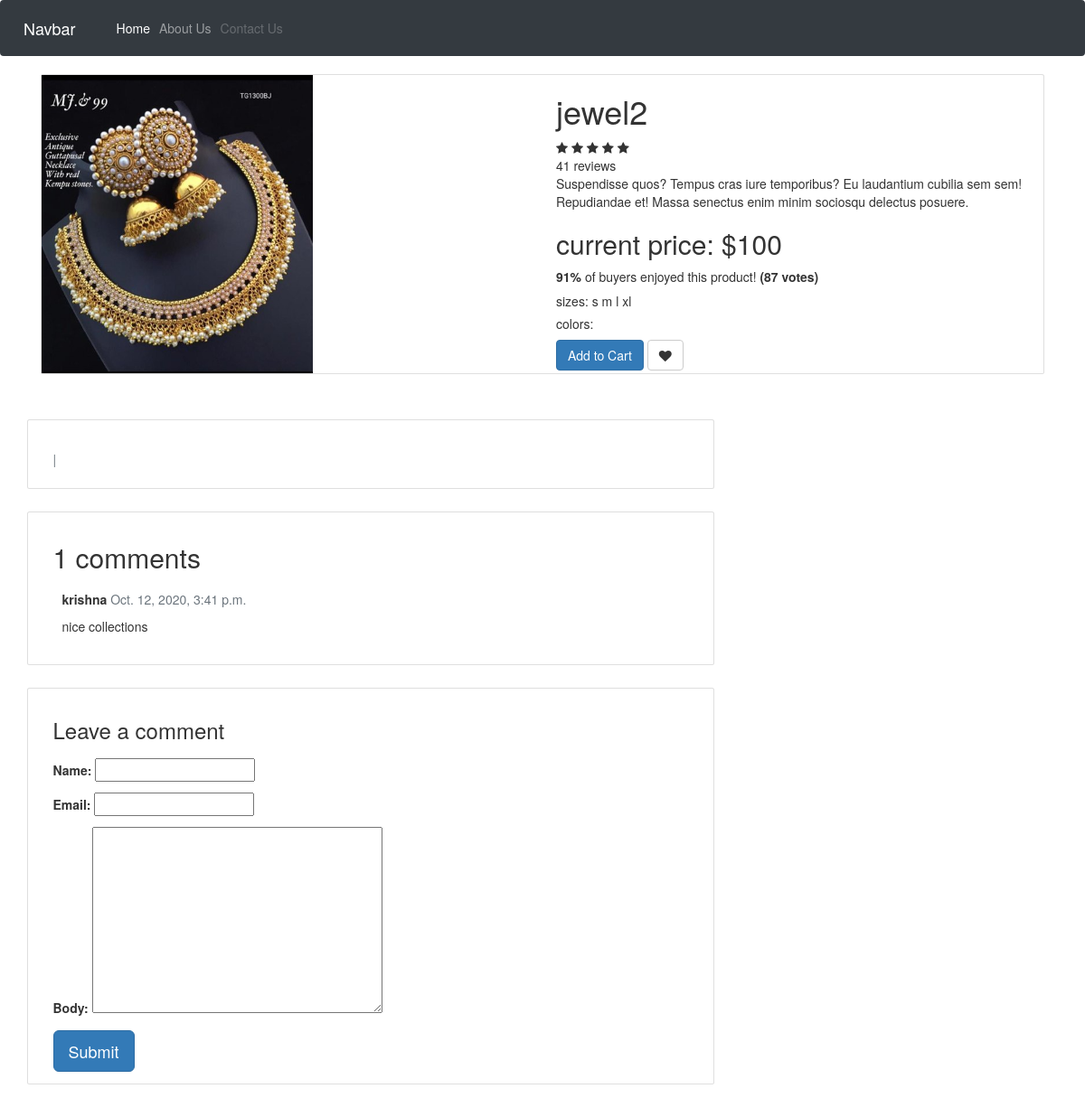
/productview/jewel2, run on the app's committed database.
### testapp/models.py (models this page shows, shortened)
class Post(models.Model):
    product_id=models.AutoField
    product_name=models.CharField(max_length=80)
    category=models.CharField(max_length=50,default="")
    subcategory=models.CharField(max_length=50,default="")
    price=models.IntegerField(default="0")
    quantity=models.IntegerField(default="0")
    desc=models.CharField(max_length=300)
    pub_date=models.DateField()
    images=models.ImageField(upload_to="media\images",default="")

class Comment(models.Model):
    post = models.ForeignKey(Post,on_delete=models.CASCADE,related_name='comments')
    name = models.CharField(max_length=80)
    email = models.EmailField()
    body = models.TextField()
    created_on = models.DateTimeField(auto_now_add=True)
    active = models.BooleanField(default=True)
    class Meta:
        ordering = ['created_on']

### testapp/views.py (the view)
# urls.py: path('productview/<str:product_name>',views.productview_view,name='productview'),
def productview_view(request,product_name):
    post=Post.objects.get(product_name=product_name)
    comments = post.comments.filter(active=True)
    csubmit=False
    if request.method == 'POST':
        form = CommentForm(data=request.POST)
        if form.is_valid():
            new_comment = form.save(commit=False)
            new_comment.post = post
            new_comment.save()
            csubmit=True
    else:
        form = CommentForm()
    return render(request,'productview.html',{'product':post,'comments': comments,
                                           'form': form,
                                           })

### testapp/forms.py
class CommentForm(forms.ModelForm):
    class Meta:
        model = Comment
        fields = ('name', 'email', 'body')

### templates/productview.html (shortened to what this page needs)
<!DOCTYPE html>{% load static %}
<html lang="en">
<head>
    <link rel="stylesheet" href="https://stackpath.bootstrapcdn.com/bootstrap/4.5.2/css/bootstrap.min.css">
    <link href="//maxcdn.bootstrapcdn.com/bootstrap/3.3.0/css/bootstrap.min.css" rel="stylesheet" id="bootstrap-css">
    <link href="https://use.fontawesome.com/releases/v5.0.6/css/all.css" rel="stylesheet">
    <link href="https://maxcdn.bootstrapcdn.com/font-awesome/4.7.0/css/font-awesome.min.css" rel="stylesheet">
    <link rel="stylesheet" href="">
</head>
<body>
    <nav class="navbar navbar-expand-lg navbar-dark bg-dark">
        <a class="navbar-brand" href="#">Navbar</a>
        <div class="collapse navbar-collapse" id="navbarSupportedContent">
            <ul class="navbar-nav mr-auto">
                <li class="nav-item active">
                    <a class="nav-link" href="#">Home <span class="sr-only">(current)</span></a>
                </li>
                <li class="nav-item">
                    <a class="nav-link" href="#">About Us</a>
                </li>
                <li class="nav-item">
                    <a class="nav-link disabled" href="#" tabindex="-1" aria-disabled="true">Contact Us</a>
                </li>
            </ul>
        </div>
    </nav>
    <div class="container">
        <div class="card">
            <div class="container-fliud">
                <div class="wrapper row">
                    <div class="preview col-md-6">
                        <div class="preview-pic tab-content">
                            <div class="tab-pane active" id="pic-1"><img width="300" height="330" src="{{product.images.url}}" /></div>
                        </div>
                    </div>
                    <div class="details col-md-6">
                        <h1 class="product-title">{{product.product_name}}</h1>
                        <div class="rating">
                            <div class="stars">
                                <span class="fa fa-star checked"></span>
                                <span class="fa fa-star checked"></span>
                                <span class="fa fa-star checked"></span>
                                <span class="fa fa-star"></span>
                                <span class="fa fa-star"></span>
                            </div>
                            <span class="review-no">41 reviews</span>
                        </div>
                        <p class="product-description">Suspendisse quos? Tempus cras iure temporibus? Eu laudantium cubilia sem sem! Repudiandae et! Massa senectus enim minim sociosqu delectus posuere.</p>
                        <h2 class="price">current price: <span>${{product.price}}</span></h2>
                        <p class="vote"><strong>91%</strong> of buyers enjoyed this product! <strong>(87 votes)</strong></p>
                        <h5 class="sizes">sizes:
                            <span class="size" data-toggle="tooltip" title="small">s</span>
                            <span class="size" data-toggle="tooltip" title="medium">m</span>
                            <span class="size" data-toggle="tooltip" title="large">l</span>
                            <span class="size" data-toggle="tooltip" title="xtra large">xl</span>
                        </h5>
                        <h5 class="colors">colors:
                        </h5>
                        <div class="action">
                            <a href="/order" class="btn btn-primary">Add to Cart</a>
                            <button class="like btn btn-default" type="button"><span class="fa fa-heart"></span></button>
                        </div>
                    </div>
                </div>
            </div>
        </div>
    </div>
    <br><br>
    <div class="container">
        <div class="row">
            <div class="col-md-8 card mb-4  mt-3 left  top">
                <div class="card-body">
                    <p class=" text-muted">{{ post.author }} | {{ post.created_on }}</p>
                </div>
            </div>
            <div class="col-md-8 card mb-4  mt-3 ">
                <div class="card-body">
                    <h2>{{ comments.count }} comments</h2>
                    {% for comment in comments %}
                    <div class="comments" style="padding: 10px;">
                        <p class="font-weight-bold">
                            {{ comment.name }}
                            <span class=" text-muted font-weight-normal">
                    {{ comment.created_on }}
                  </span>
                        </p>
                        {{ comment.body | linebreaks }}
                    </div>
                    {% endfor %}
                </div>
            </div>
            <div class="col-md-8 card mb-4  mt-3 ">
                <div class="card-body">
                    {% if new_comment %}
                    <div class="alert alert-success" role="alert">
                        Your comment is awaiting moderation
                    </div>
                    {% else %}
                    <h3>Leave a comment</h3>
                    <form method="post" style="margin-top: 1.3em;">
                        {{ form.as_p }} {% csrf_token %}
                        <button type="submit" class="btn btn-primary  btn-lg">Submit</button>
                    </form>
                    {% endif %}
                </div>
            </div>
        </div>
    </div>
</body>
</html>

### data on the page
Post: images (picture), product_name "jewel2", price "100"
Comment: name "krishna", created_on "Oct. 12, 2020, 3:41 p.m.", body "nice collections"

### other printed values
{{ comments.count }} "1"
